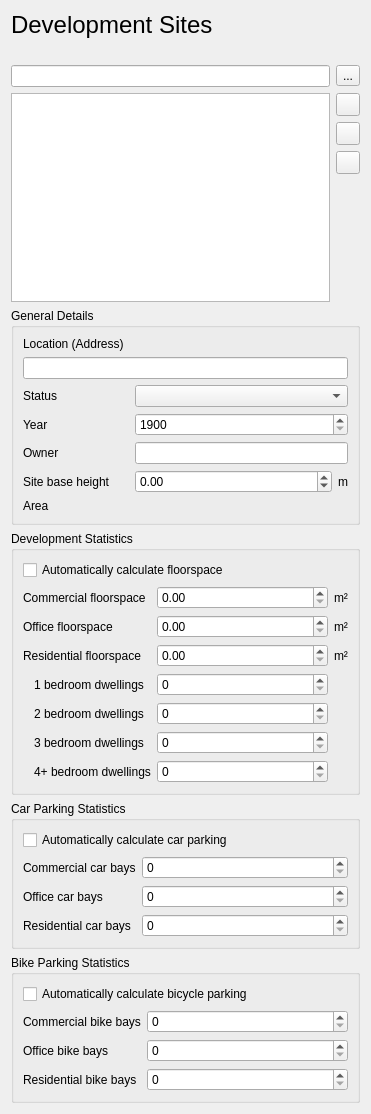
         <widget class="QWidget" name="scrollAreaWidgetContents_9">
          <property name="geometry">
           <rect>
            <x>0</x>
            <y>0</y>
            <width>371</width>
            <height>1114</height>
           </rect>
          </property>
          <layout class="QVBoxLayout" name="verticalLayout_6" stretch="0,0,0,0,0,0,0,0">
           <item>
            <widget class="QLabel" name="label_32">
             <property name="text">
              <string>&lt;html&gt;&lt;head/&gt;&lt;body&gt;&lt;p&gt;&lt;span style=&quot; font-size:18pt;&quot;&gt;Development Sites&lt;/span&gt;&lt;/p&gt;&lt;/body&gt;&lt;/html&gt;</string>
             </property>
            </widget>
           </item>
           <item>
            <widget class="QLabel" name="label_current_project_area">
             <property name="text">
              <string/>
             </property>
            </widget>
           </item>
           <item>
            <layout class="QHBoxLayout" name="horizontalLayout_6">
             <property name="topMargin">
              <number>0</number>
             </property>
             <item>
              <widget class="QgsFilterLineEdit" name="development_sites_filter_line_edit"/>
             </item>
             <item>
              <widget class="QToolButton" name="development_sites_filter_by_bounds">
               <property name="text">
                <string>...</string>
               </property>
              </widget>
             </item>
            </layout>
           </item>
           <item>
            <layout class="QHBoxLayout" name="horizontalLayout">
             <item>
              <widget class="QListView" name="listWidget_development_sites"/>
             </item>
             <item>
              <layout class="QVBoxLayout" name="verticalLayout_2">
               <item>
                <widget class="QToolButton" name="toolButton_development_site_add">
                 <property name="toolTip">
                  <string>Create new development site</string>
                 </property>
                 <property name="text">
                  <string/>
                 </property>
                </widget>
               </item>
               <item>
                <widget class="QToolButton" name="toolButton_development_site_remove">
                 <property name="sizePolicy">
                  <sizepolicy hsizetype="Fixed" vsizetype="Fixed">
                   <horstretch>0</horstretch>
                   <verstretch>0</verstretch>
                  </sizepolicy>
                 </property>
                 <property name="toolTip">
                  <string>Remove selected development site</string>
                 </property>
                 <property name="text">
                  <string/>
                 </property>
                </widget>
               </item>
               <item>
                <widget class="QToolButton" name="toolButton_development_site_rename">
                 <property name="toolTip">
                  <string>Rename selected development site</string>
                 </property>
                 <property name="text">
                  <string/>
                 </property>
                </widget>
               </item>
               <item>
                <spacer name="verticalSpacer_3">
                 <property name="orientation">
                  <enum>Qt::Vertical</enum>
                 </property>
                 <property name="sizeHint" stdset="0">
                  <size>
                   <width>20</width>
                   <height>40</height>
                  </size>
                 </property>
                </spacer>
               </item>
              </layout>
             </item>
            </layout>
           </item>
           <item>
            <widget class="QGroupBox" name="groupBox">
             <property name="title">
              <string>General Details</string>
             </property>
             <layout class="QGridLayout" name="gridLayout_20" columnstretch="1,2">
              <item row="3" column="1">
               <widget class="QgsSpinBox" name="year">
                <property name="minimum">
                 <number>1900</number>
                </property>
                <property name="maximum">
                 <number>2900</number>
                </property>
               </widget>
              </item>
              <item row="5" column="1">
               <layout class="QHBoxLayout" name="horizontalLayout_7" stretch="1,0">
                <item>
                 <widget class="QgsDoubleSpinBox" name="site_base_height">
                  <property name="minimum">
                   <double>-9999999.000000000000000</double>
                  </property>
                  <property name="maximum">
                   <double>9999999.000000000000000</double>
                  </property>
                 </widget>
                </item>
                <item>
                 <widget class="QLabel" name="label_103">
                  <property name="text">
                   <string>m</string>
                  </property>
                 </widget>
                </item>
               </layout>
              </item>
              <item row="3" column="0">
               <widget class="QLabel" name="label_development_site_year">
                <property name="text">
                 <string>Year</string>
                </property>
               </widget>
              </item>
              <item row="2" column="1">
               <widget class="QComboBox" name="site_status"/>
              </item>
              <item row="4" column="0">
               <widget class="QLabel" name="label_development_site_owner">
                <property name="text">
                 <string>Owner</string>
                </property>
               </widget>
              </item>
              <item row="6" column="1">
               <widget class="QLabel" name="label_area">
                <property name="text">
                 <string/>
                </property>
                <property name="textInteractionFlags">
                 <set>Qt::TextBrowserInteraction</set>
                </property>
               </widget>
              </item>
              <item row="1" column="0" colspan="2">
               <widget class="QLineEdit" name="address"/>
              </item>
              <item row="4" column="1">
               <widget class="QLineEdit" name="site_owner"/>
              </item>
              <item row="0" column="0" colspan="2">
               <widget class="QLabel" name="label_development_site_address">
                <property name="text">
                 <string>Location (Address)</string>
                </property>
               </widget>
              </item>
              <item row="6" column="0">
               <widget class="QLabel" name="label_101">
                <property name="text">
                 <string>Area</string>
                </property>
               </widget>
              </item>
              <item row="2" column="0">
               <widget class="QLabel" name="label_development_site_status">
                <property name="text">
                 <string>Status</string>
                </property>
               </widget>
              </item>
              <item row="5" column="0">
               <widget class="QLabel" name="label_102">
                <property name="text">
                 <string>Site base height</string>
                </property>
               </widget>
              </item>
             </layout>
            </widget>
           </item>
           <item>
            <widget class="QGroupBox" name="collapsibleGroupBox_building_levels_development_statistics_2">
             <property name="title">
              <string>Development Statistics</string>
             </property>
             <layout class="QGridLayout" name="gridLayout_21" columnstretch="0,1,2,0">
              <item row="1" column="0" colspan="2">
               <widget class="QLabel" name="label_83">
                <property name="text">
                 <string>Commercial floorspace</string>
                </property>
               </widget>
              </item>
              <item row="3" column="3">
               <widget class="QLabel" name="label_80">
                <property name="text">
                 <string>m²</string>
                </property>
               </widget>
              </item>
              <item row="6" column="1">
               <widget class="QLabel" name="label_79">
                <property name="text">
                 <string>3 bedroom dwellings</string>
                </property>
               </widget>
              </item>
              <item row="1" column="2">
               <widget class="QgsDoubleSpinBox" name="commercial_floorspace">
                <property name="maximum">
                 <double>999999999999.000000000000000</double>
                </property>
               </widget>
              </item>
              <item row="2" column="0" colspan="2">
               <widget class="QLabel" name="label_81">
                <property name="text">
                 <string>Office floorspace</string>
                </property>
               </widget>
              </item>
              <item row="7" column="2">
               <widget class="QgsSpinBox" name="count_4_bedroom_dwellings">
                <property name="maximum">
                 <number>9999</number>
                </property>
               </widget>
              </item>
              <item row="1" column="3">
               <widget class="QLabel" name="label_85">
                <property name="text">
                 <string>m²</string>
                </property>
               </widget>
              </item>
              <item row="6" column="2">
               <widget class="QgsSpinBox" name="count_3_bedroom_dwellings">
                <property name="maximum">
                 <number>9999</number>
                </property>
               </widget>
              </item>
              <item row="4" column="1">
               <widget class="QLabel" name="label_78">
                <property name="text">
                 <string>1 bedroom dwellings</string>
                </property>
               </widget>
              </item>
              <item row="5" column="1">
               <widget class="QLabel" name="label_75">
                <property name="text">
                 <string>2 bedroom dwellings</string>
                </property>
               </widget>
              </item>
              <item row="3" column="2">
               <widget class="QgsDoubleSpinBox" name="residential_floorspace">
                <property name="maximum">
                 <double>999999999999.000000000000000</double>
                </property>
               </widget>
              </item>
              <item row="5" column="2">
               <widget class="QgsSpinBox" name="count_2_bedroom_dwellings">
                <property name="maximum">
                 <number>9999</number>
                </property>
               </widget>
              </item>
              <item row="2" column="2">
               <widget class="QgsDoubleSpinBox" name="office_floorspace">
                <property name="maximum">
                 <double>999999999999.000000000000000</double>
                </property>
               </widget>
              </item>
              <item row="2" column="3">
               <widget class="QLabel" name="label_84">
                <property name="text">
                 <string>m²</string>
                </property>
               </widget>
              </item>
              <item row="3" column="0" colspan="2">
               <widget class="QLabel" name="label_77">
                <property name="text">
                 <string>Residential floorspace</string>
                </property>
               </widget>
              </item>
              <item row="4" column="0">
               <spacer name="horizontalSpacer_2">
                <property name="orientation">
                 <enum>Qt::Horizontal</enum>
                </property>
                <property name="sizeType">
                 <enum>QSizePolicy::Fixed</enum>
                </property>
                <property name="sizeHint" stdset="0">
                 <size>
                  <width>5</width>
                  <height>20</height>
                 </size>
                </property>
               </spacer>
              </item>
              <item row="7" column="1">
               <widget class="QLabel" name="label_82">
                <property name="text">
                 <string>4+ bedroom dwellings</string>
                </property>
               </widget>
              </item>
              <item row="4" column="2">
               <widget class="QgsSpinBox" name="count_1_bedroom_dwellings">
                <property name="maximum">
                 <number>9999</number>
                </property>
               </widget>
              </item>
              <item row="0" column="0" colspan="4">
               <widget class="QCheckBox" name="auto_calculate_floorspace">
                <property name="text">
                 <string>Automatically calculate floorspace</string>
                </property>
               </widget>
              </item>
             </layout>
            </widget>
           </item>
           <item>
            <widget class="QGroupBox" name="collapsibleGroupBox_building_levels_car_parking_statistics">
             <property name="title">
              <string>Car Parking Statistics</string>
             </property>
             <property name="text" stdset="0">
              <string>TextLabel</string>
             </property>
             <layout class="QGridLayout" name="gridLayout_5" columnstretch="1,2">
              <item row="1" column="0">
               <widget class="QLabel" name="label_61">
                <property name="text">
                 <string>Commercial car bays</string>
                </property>
               </widget>
              </item>
              <item row="2" column="1">
               <widget class="QgsSpinBox" name="office_car_bays">
                <property name="maximum">
                 <number>9999</number>
                </property>
               </widget>
              </item>
              <item row="3" column="0">
               <widget class="QLabel" name="label_60">
                <property name="text">
                 <string>Residential car bays</string>
                </property>
               </widget>
              </item>
              <item row="3" column="1">
               <widget class="QgsSpinBox" name="residential_car_bays">
                <property name="maximum">
                 <number>9999</number>
                </property>
               </widget>
              </item>
              <item row="1" column="1">
               <widget class="QgsSpinBox" name="commercial_car_bays">
                <property name="maximum">
                 <number>9999</number>
                </property>
               </widget>
              </item>
              <item row="2" column="0">
               <widget class="QLabel" name="label_59">
                <property name="text">
                 <string>Office car bays</string>
                </property>
               </widget>
              </item>
              <item row="0" column="0" colspan="2">
               <widget class="QCheckBox" name="auto_calculate_car_parking">
                <property name="text">
                 <string>Automatically calculate car parking</string>
                </property>
               </widget>
              </item>
             </layout>
            </widget>
           </item>
           <item>
            <widget class="QGroupBox" name="collapsibleGroupBox_building_levels_bike_parking_statistics">
             <property name="title">
              <string>Bike Parking Statistics</string>
             </property>
             <property name="text" stdset="0">
              <string>TextLabel</string>
             </property>
             <layout class="QGridLayout" name="gridLayout_7" columnstretch="1,2">
              <item row="2" column="1">
               <widget class="QgsSpinBox" name="office_bicycle_bays">
                <property name="maximum">
                 <number>9999</number>
                </property>
               </widget>
              </item>
              <item row="3" column="0">
               <widget class="QLabel" name="label_57">
                <property name="text">
                 <string>Residential bike bays</string>
                </property>
               </widget>
              </item>
              <item row="1" column="0">
               <widget class="QLabel" name="label_58">
                <property name="text">
                 <string>Commercial bike bays</string>
                </property>
               </widget>
              </item>
              <item row="1" column="1">
               <widget class="QgsSpinBox" name="commercial_bicycle_bays">
                <property name="maximum">
                 <number>9999</number>
                </property>
               </widget>
              </item>
              <item row="3" column="1">
               <widget class="QgsSpinBox" name="residential_bicycle_bays">
                <property name="maximum">
                 <number>9999</number>
                </property>
               </widget>
              </item>
              <item row="2" column="0">
               <widget class="QLabel" name="label_56">
                <property name="text">
                 <string>Office bike bays</string>
                </property>
               </widget>
              </item>
              <item row="0" column="0" colspan="2">
               <widget class="QCheckBox" name="auto_calculate_bicycle_parking">
                <property name="text">
                 <string>Automatically calculate bicycle parking</string>
                </property>
               </widget>
              </item>
             </layout>
            </widget>
           </item>
          </layout>
         </widget>
